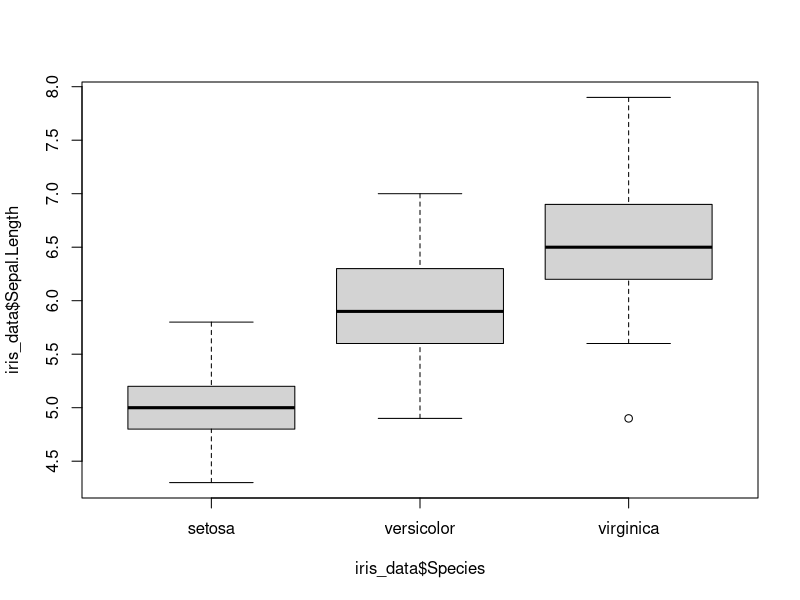

Source code (R): (Note: this script raises an error after producing the figure.)
## ---- chunk 1
knitr::opts_chunk$set(message = FALSE)

library(knitr)
library(tidyverse)
library(datasets)
library(caret)
library(class)
## ---- chunk 2
iris_data <- iris
head(iris_data)
## ---- chunk 3
summary(iris_data)
## ---- chunk 4
boxplot(iris_data$Sepal.Length ~ iris_data$Species)
## ---- chunk 5
ggplot(data = iris_data) + 
  geom_histogram(aes(x = Sepal.Length), bins = params$n_bins, 
                 color = "white", fill = "green")
## ---- chunk 6
ggplot(data = iris_data) + 
  geom_density(aes(x = Sepal.Length),
               color = "white", fill = "lightgray")
## ---- chunk 7
#| label: fig-dispersion
#| fig-cap: "Diagrama de dispersion."
#| warning: false

ggplot(data = iris_data) + 
  geom_point(aes(x = .data[[params$comparar_x]], y = .data[[params$comparar_y]], color = Species, shape = Species))  +
  labs(x = params$comparar_x, y = params$comparar_y) +  
  scale_color_discrete(name ="Especie", labels=c("Iris Setosa", "Iris Versicolor", "Iris Virginica")) +
  scale_shape_discrete(name ="Especie", labels=c("Iris Setosa", "Iris Versicolor", "Iris Virginica"))
## ---- chunk 8
sobj <- preProcess(iris_data[,1:4], method=c("scale"))
iris_scaled <- predict(sobj, iris_data[1:4]) %>% mutate(Species = iris_data$Species)
## ---- chunk 9
set.seed(0)

trainIndex <- createDataPartition(iris_scaled$Species, p = .50, list = FALSE)
train <- iris_scaled[trainIndex, ] 
val   <- iris_scaled[-trainIndex, ]
## ---- chunk 10
knn.pred <- knn(train[1:4], val[1:4], train$Species, k = 5)
## ---- chunk 11
(t <- table(knn.pred, val$Species))
## ---- chunk 12
val_acc_rate <- (t[1,1] + t[2,2] + t[3, 3]) / nrow(val)

print(paste0("% de acierto en validación: ", val_acc_rate))
## ---- chunk 13
plot_data <- val %>% 
  mutate(prediction = knn.pred) %>%
  rename(known = Species) %>%
  gather(type, value, prediction, known) %>%
  mutate(id = row_number())

ggplot(data = plot_data) + 
  geom_point(aes(x = .data[[params$comparar_x]], y = .data[[params$comparar_y]], shape = type, color = value))  +
  labs(x = params$comparar_x, y = params$comparar_y) +
  scale_colour_manual(values=c("red", "green", "blue"), labels=c("Iris Setosa", "Iris Versicolor", "Iris Virginica")) + 
  scale_shape_manual(values=c(5, 3))
